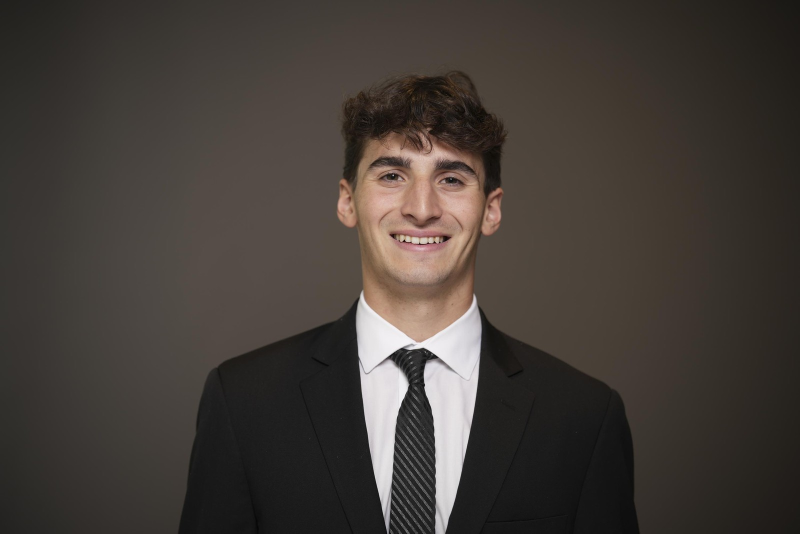
#> input picture images/Professional_Headshot.jpg, 1600 x 1067 px, found by its file name (shown at 1/2 size)
$ python resize_headshot.py
#> lines starting #> are read from the running program, lines starting #| are printed output that depends on the picture
from PIL import Image
import os

src = r"c:\Users\nickp\OneDrive - Indiana University\Desktop\AI Driven Development\AIDD Assignment 5\images\Professional_Headshot.jpg"
out_dir = os.path.dirname(src)
base_name = 'Professional_Headshot'

sizes = [200, 400, 800]

img = Image.open(src)
#> img is the input picture: PIL image 1600x1067 RGB; mean R, G, B 67.8, 61.1, 56
# Ensure RGBA or RGB
if img.mode not in ('RGB','RGBA'):
    img = img.convert('RGB')

w,h = img.size
#> w = 1600; h = 1067
mn = min(w,h)
#> mn = 1067
left = (w-mn)//2
#> left = 266
upper = (h-mn)//2
#> upper = 0
box = (left,upper,left+mn,upper+mn)
#> box = (266, 0, 1333, 1067)
square = img.crop(box)
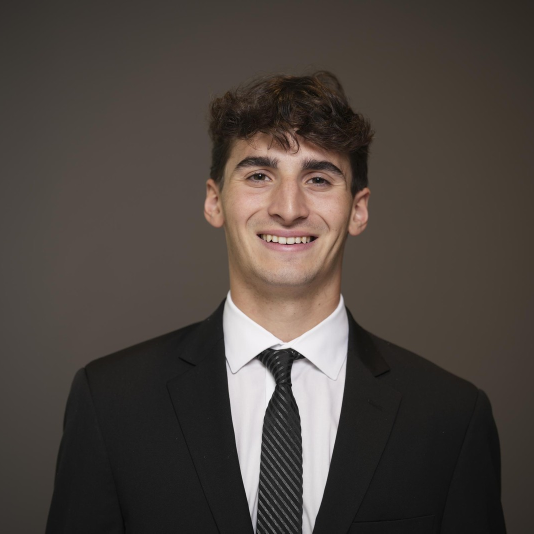
#> square: PIL image 1067x1067 RGB (shown at 1/2 size); mean R, G, B 75.7, 67.8, 62.4

for s in sizes:
    out_path = os.path.join(out_dir, f"{base_name}_{s}.jpg")
    resized = square.resize((s,s), Image.LANCZOS)
    resized.save(out_path, quality=90, optimize=True)
    print('Wrote', out_path)
#> this loop made 3 passes
#> pass 1, `resized = square.resize((s,s), Image.LANCZOS)`:
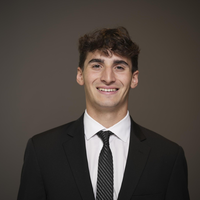
#> resized: PIL image 200x200 RGB; mean R, G, B 75.7, 67.8, 62.4

print('Done')
